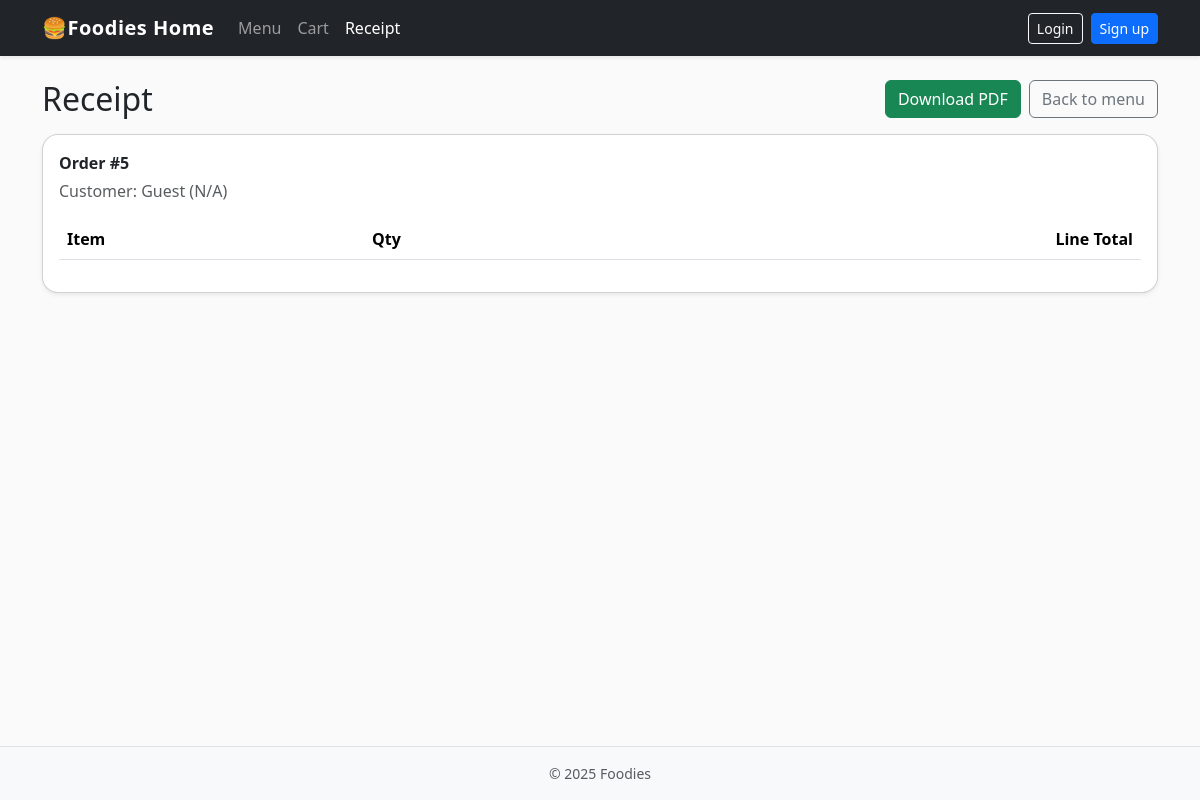
The app's page /receipt/5/ with its own data.
### orders/models.py (models this page shows, shortened)
class Order(models.Model):
    customer = models.ForeignKey(Customer, on_delete=models.SET_NULL, null=True, blank=True)
    created_at = models.DateTimeField(auto_now_add=True)
    @property
    def subtotal(self):
        return sum(line.line_total for line in self.lines.all())

class Customer(models.Model):
    user = models.OneToOneField(User, on_delete=models.CASCADE, null=True, blank=True)
    name = models.CharField(max_length=100)
    phone = models.CharField(max_length=15)
    class Meta:
        constraints = [
            models.UniqueConstraint(fields=['name', 'phone'], name='unique_customer')
        ]

### orders/views.py (the view)
# urls.py: path("receipt/<int:order_id>/", views.receipt, name="receipt"),
def receipt(request, order_id):
    order = get_object_or_404(
        Order.objects.prefetch_related(
            Prefetch("lines", queryset=OrderLine.objects.select_related("item"))
        ),
        id=order_id,
    )
    adjustments = compute_adjustments(order)
    total = compute_total(order)
    return render(
        request,
        "orders/receipt.html",
        {"order": order, "adjustments": adjustments, "total": total},
    )

### orders/pricing.py (called while the page is built)
def as_money(value) -> Decimal:
    if not isinstance(value, Decimal):
        value = Decimal(str(value))
    return value.quantize(MONEY_QUANT, rounding=ROUND_HALF_UP)

def compute_adjustments(order) -> List[tuple[str, Decimal]]:
    return [rule.apply(order) for rule in PRICING_RULES]

def compute_total(order) -> Decimal:
    total = as_money(order.subtotal)
    for _, delta in compute_adjustments(order):
        total = as_money(total + delta)
    return total

    def apply(self, order):
        tax = as_money(order.subtotal * self.rate)
        return (self.label, tax)

    def apply(self, order):
        if order.subtotal >= self.threshold:
            discount = as_money(order.subtotal * self.percent) * Decimal("-1")
            return (self.label, discount)
        return (self.label, Decimal("0"))

    def apply(self, order):
        line = next((l for l in order.lines.all() if l.item.id == self.item_id), None)
        if not line:
            return (self.label, Decimal("0"))
        group = self.x + self.y
        free_units = (line.qty // group) * self.y
        discount = as_money(line.item.price * free_units) * Decimal("-1")
        return (self.label, discount if free_units > 0 else Decimal("0"))

### orders/templates/orders/receipt.html (shortened to what this page needs)
{% extends 'orders/base.html' %}
{% block content %}
<div class="d-flex align-items-center justify-content-between mb-3">
  <h2 class="m-0">Receipt</h2>
  <div class="d-flex gap-2">
    <a class="btn btn-success" href="{% url 'receipt_pdf' order.id %}">Download PDF</a>
    <a class="btn btn-outline-secondary" href="{% url 'menu' %}">Back to menu</a>
  </div>
</div>
<div class="card shadow-sm">
  <div class="card-body">
    <p class="mb-1"><strong>Order #{{ order.id }}</strong></p>
    <p class="text-muted">Customer: {{ order.customer.name }} ({{ order.customer.phone }})</p>
    <div class="table-responsive">
      <table class="table">
        <thead><tr><th>Item</th><th>Qty</th><th class="text-end">Line Total</th></tr></thead>
      </table>
    </div>
  </div>
</div>
{% endblock %}

### static/app.css (style rules this page uses)
body { background-color: #fafafa; }
.card { border-radius: 1rem; }

### orders/templates/orders/base.html (style rules this page uses)
html, body { height: 100%; }
body { display: flex; flex-direction: column; }

### records on screen
Order: id "5", customer.name "Guest", customer.phone "N/A"
